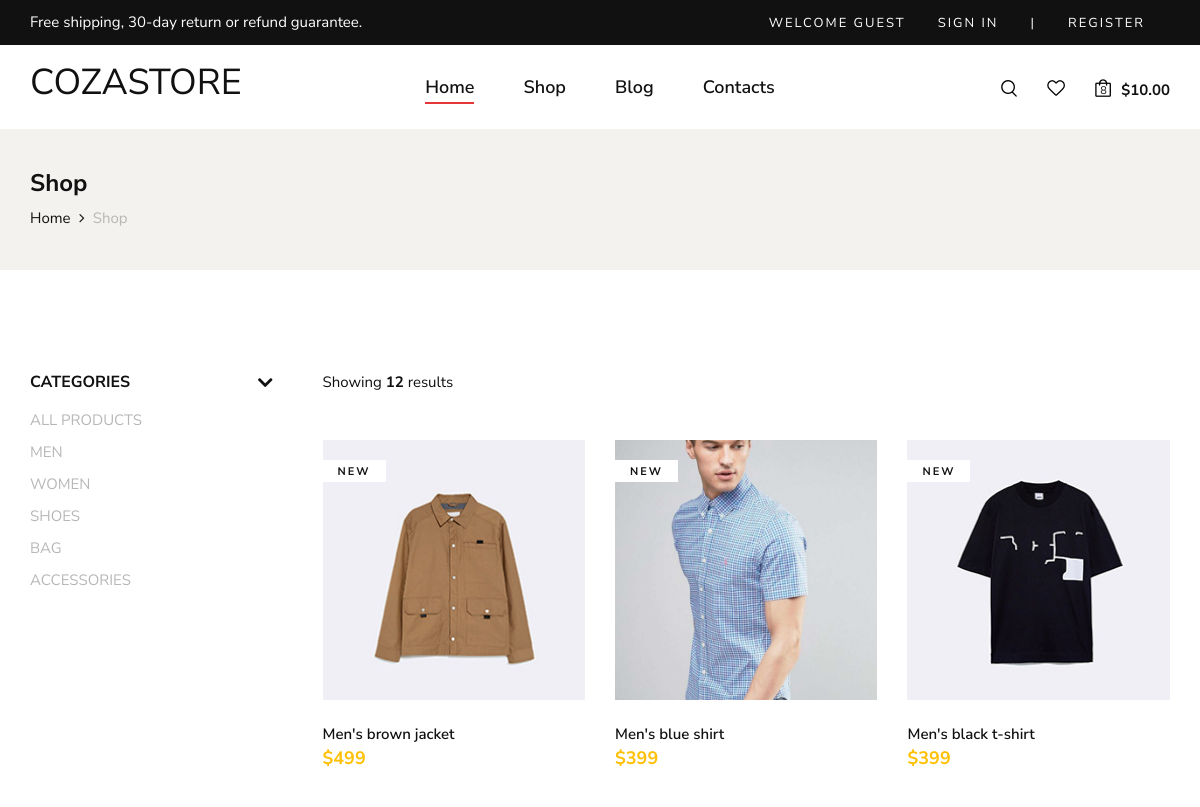
Page /men/ (upper part) on the earlier database version.
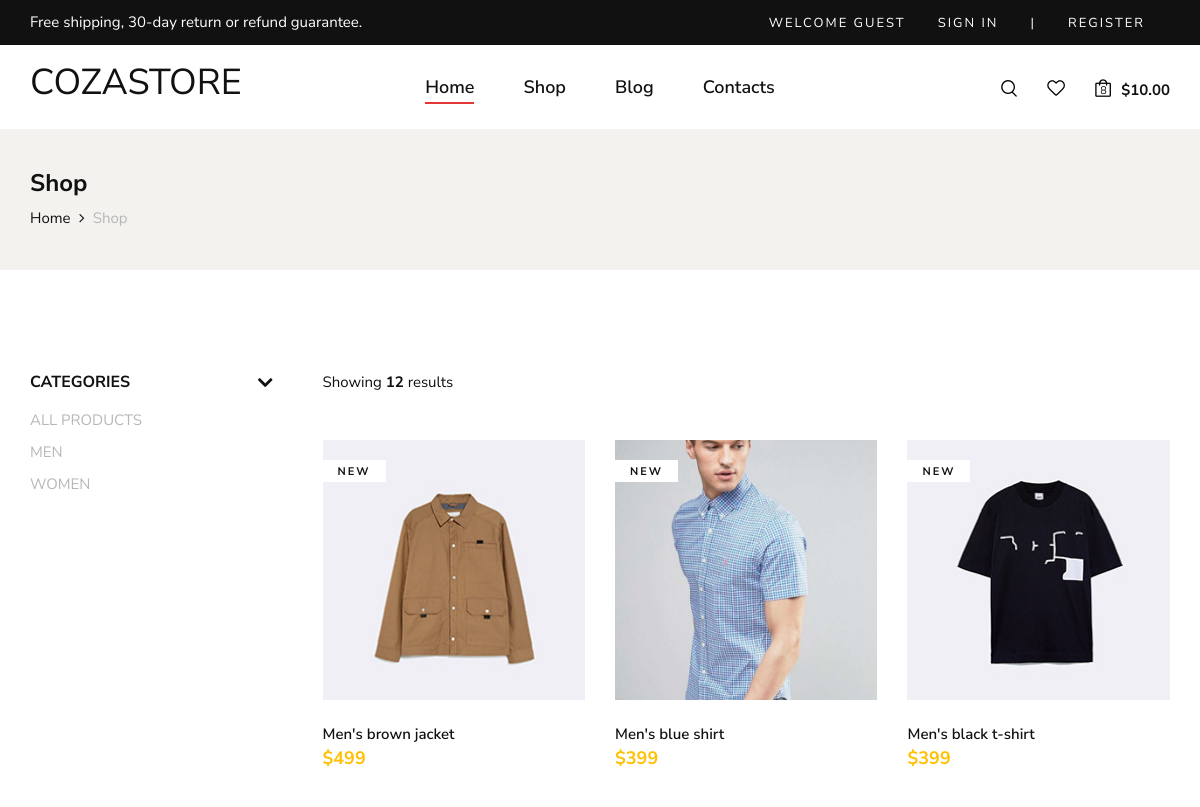
Same page on the later database version.
### category/models.py (models this page shows, shortened)
class Category(models.Model):
    category_name=models.CharField(max_length=100,blank=True)
    slug=models.SlugField(max_length=100,blank=True)
    category_image=models.ImageField(upload_to='photos/category')
    class Meta:
        verbose_name='category'
        verbose_name_plural='categories'
    def get_url(self):
            return reverse('product_by_category',args=[self.slug])

### store/models.py (models this page shows, shortened)
class Product(models.Model):
    product_name=models.CharField(max_length=150,unique=True)
    product_slug=models.SlugField(max_length=150,unique=True)
    product_description=models.TextField(max_length=500)
    product_price=models.IntegerField()
    product_image=models.ImageField(upload_to='photos/products')
    product_stock=models.IntegerField()
    is_available=models.BooleanField(default=True)
    category=models.ForeignKey(Category,on_delete=models.CASCADE)
    created_date=models.DateTimeField(auto_now_add=True)
    modified_date=models.DateTimeField(auto_now=True)
    def get_url(self):
        return reverse('product_detail',args=[self.category.slug,self.product_slug])

### store/views.py (the view)
# urls.py: path('<slug:category_slug>/',shop, name='product_by_category'),
def shop(requset,category_slug=None):
    categories=None
    products=None
    if category_slug!=None:
        categories=get_object_or_404(Category,slug=category_slug)
        products=Product.objects.filter(category=categories,is_available=True)
        product_count=products.count()
    else:
        products=Product.objects.all().filter(is_available=True)
        product_count=products.count()
    context={
        'products':products,
        'product_count':product_count
        }
    return render(requset,'shop.html',context)

### category/context_processors.py (called while the page is built)
def menu_links(request):
    links=Category.objects.all()
    return dict(links=links)

### templates/shop.html (shortened to what this page needs)
{% extends "home.html" %}
{% load static %}
{% block content %}
<section class="breadcrumb-option">
    <div class="container">
        <div class="row">
            <div class="col-lg-12">
                <div class="breadcrumb__text">
                    <h4>Shop</h4>
                    <div class="breadcrumb__links">
                        <a href="./index.html">Home</a>
                        <span>Shop</span>
                    </div>
                </div>
            </div>
        </div>
    </div>
</section>
<section class="shop spad">
    <div class="container">
        <div class="row">
            <div class="col-lg-3">
                <div class="shop__sidebar">
                    <div class="shop__sidebar__accordion">
                        <div class="accordion" id="accordionExample">
                            <div class="card">
                                <div class="card-heading">
                                    <a data-toggle="collapse" data-target="#collapseOne">Categories</a>
                                </div>
                                <div id="collapseOne" class="collapse show" data-parent="#accordionExample">
                                    <div class="card-body">
                                        <div class="shop__sidebar__categories">
                                            <ul class="nice-scroll">
                                                <li><a href="{% url 'shop' %}">ALL PRODUCTS</a></li>
                                                {% for category in links  %}
                                                <li><a href="{{category.get_url}}">{{category.category_name}}</a></li>
                                                {% endfor %}
                                            </ul>
                                        </div>
                                    </div>
                                </div>
                            </div>
                        </div>
                    </div>
                </div>
            </div>
            <div class="col-lg-9">
                <div class="shop__product__option">
                    <div class="row">
                        <div class="col-lg-6 col-md-6 col-sm-6">
                            <div class="shop__product__option__left">
                                <p>Showing <b>{{product_count}}</b> results</p>
                            </div>
                        </div>
                    </div>
                </div>
                <div class="row">
                    {% for product in products  %}
                    <div class="col-lg-4 col-md-6 col-sm-6">
                        <div class="product__item">
                            <div class="product__item__pic set-bg" data-setbg="{{product.product_image.url}}">
                                <span class="label">New</span>
                            </div>
                            <div class="product__item__text">
                                <h6>{{product.product_name}}</h6>
                                <h5 class="text-warning">${{product.product_price}}</h5>
                            </div>
                        </div>
                    </div>
                    {% endfor %}
                </div>
            </div>
        </div>
    </div>
</section>
{% endblock content %}

### templates/home.html (shortened to what this page needs)
<!DOCTYPE html>
{% load static %}
<html lang="zxx">
<head>
    <link rel="stylesheet" href="{% static "css/bootstrap.min.css"%}" type="text/css">
    <link rel="stylesheet" href="{% static "css/font-awesome.min.css"%}" type="text/css">
    <link rel="stylesheet" href="{% static "css/elegant-icons.css"%}" type="text/css">
    <link rel="stylesheet" href="{% static "css/magnific-popup.cs"%}s" type="text/css">
    <link rel="stylesheet" href="{% static "css/nice-select.css"%}" type="text/css">
    <link rel="stylesheet" href="{% static "css/owl.carousel.min.css"%}" type="text/css">
    <link rel="stylesheet" href="{% static "css/slicknav.min.css"%}" type="text/css">
    <link rel="stylesheet" href="{% static "css/style.css"%}" type="text/css">
</head>
<body>
    <header class="header">
        <div class="header__top">
            <div class="container">
                <div class="row">
                    <div class="col-lg-6 col-md-7">
                        <div class="header__top__left">
                            <p>Free shipping, 30-day return or refund guarantee.</p>
                        </div>
                    </div>
                    <div class="col-lg-6 col-md-5">
                        <div class="header__top__right">
                            <div class="header__top__links">
                                {% if user.id is  None %}
                                <a>Welcome Guest</a>
                                <a href="{% url "login" %}">Sign in</a>
                                <a>|</a>
                                <a href="{% url "register" %}">Register</a>
                                {% else %}
                                <a>Welcome {{user.username}}</a>
                                <a href="{% url 'userout' %}">Logout</a>
                                <a>|</a>
                                <a href="{% url "dashboard" %}">Dashboard</a>
                                {% endif %}
                            </div>
                        </div>
                    </div>
                </div>
            </div>
        </div>
    <header class="header">
        <div class="container">
            <div class="row">
                <div class="col-lg-3 col-md-3">
                    <a href="{% url "home" %}"><h2 class="mt-3 fw-bolder">COZASTORE</h2></a>
                </div>
                <div class="col-lg-6 col-md-6">
                    <nav class="header__menu mobile-menu">
                        <ul>
                            <li class="active"><a href="{% url "home" %}">Home</a></li>
                            <li><a href="{% url "shop" %}">Shop</a></li>
                            <li><a href="{% url "blog" %}">Blog</a></li>
                            <li><a href="{% url "contact" %}">Contacts</a></li>
                        </ul>
                    </nav>
                </div>
                <div class="col-lg-3 col-md-3">
                    <div class="header__nav__option">
                        <a href="#" class="search-switch"><img src="{% static "img/icon/search.png" %}" alt=""></a>
                        <a href="#"><img src="{% static "img/icon/heart.png" %}" alt=""></a>
                        <a href="{% url "cart" %}"><img src="{% static "img/icon/cart.png" %}" alt=""> <span>8</span></a>
                        <div class="price">$10.00</div>
                    </div>
                </div>
            </div>
        </div>
    </header>
    {% block content %}{% endblock content %}
</body>
</html>

Differences in the rows shown:
removed Category: category_name "SHOES"
removed Category: category_name "BAG"
removed Category: category_name "ACCESSORIES"
